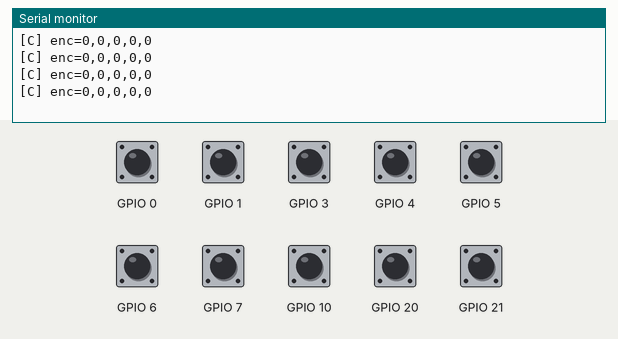
Simulated run of this sketch. Board: ESP32-C3. On the bench: the last lines printed to the serial monitor. The inputs (shaded band) are chosen by the test bench; at power-on: GPIO 0, GPIO 1, GPIO 3–7, GPIO 10, GPIO 20, GPIO 21 HIGH.

Above: at 1.2 s.
1.3 s: GPIO 0 pulled LOW for 0.15 s
At 1.6 s:
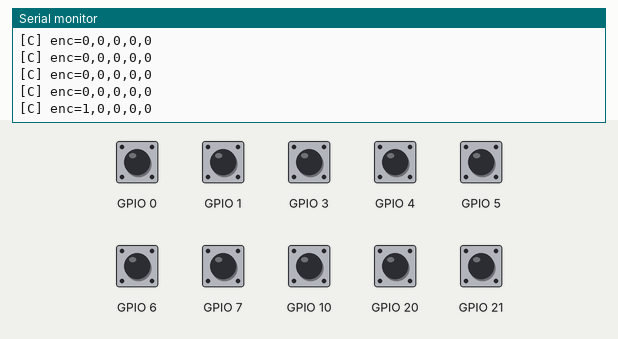
2.9 s: GPIO 1 pulled LOW for 1 s
At 3.28 s:
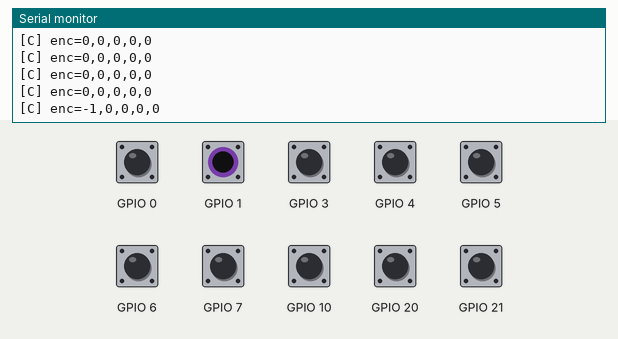
5.4 s: GPIO 3 pulled LOW for 1 s
At 5.8 s:
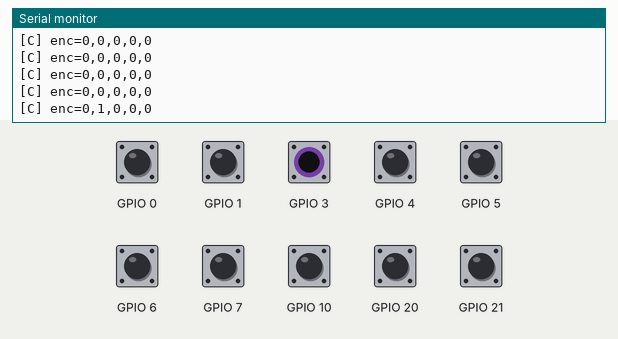
7.9 s: GPIO 4 pulled LOW for 1 s
At 8.32 s:
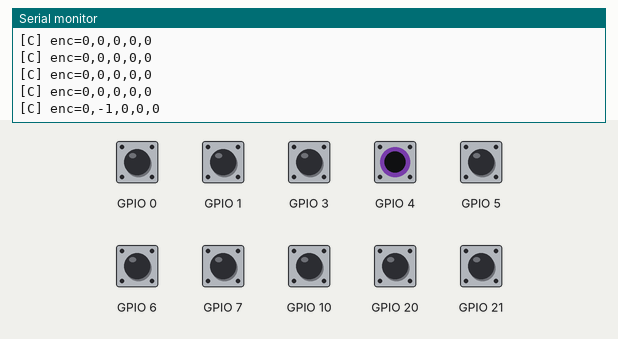
10.4 s: GPIO 5 pulled LOW for 1 s
At 10.84 s:
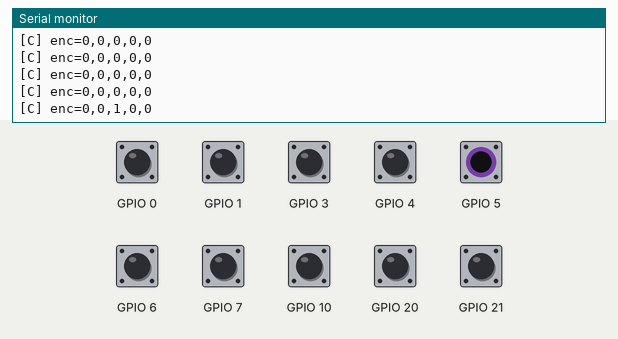
12.9 s: GPIO 6 pulled LOW for 1 s
At 13.37 s:
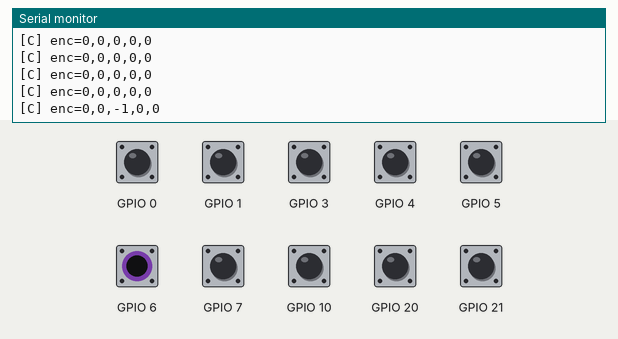
Timing chart, 0 to 15.9 s (numbered marks = the images above; inputs shaded):
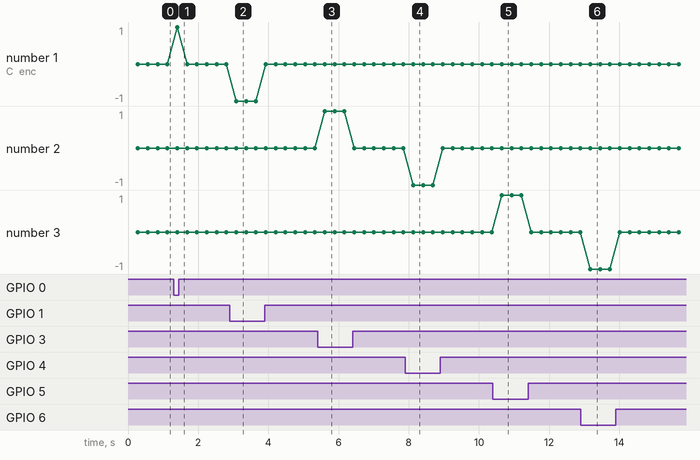

The sketch:

nodeC.ino
```cpp
#include <Arduino.h>

#include "guante_config.h"
#include "guante_protocol.h"
#include "pins.h"

struct EncoderChannel {
  volatile uint32_t *count;
  uint8_t pinA;
  uint8_t pinB;
  int8_t sign;
  volatile uint8_t state;
};

volatile uint32_t encoderRawCounts[guante::FINGER_COUNT] = {0u, 0u, 0u, 0u, 0u};
EncoderChannel channels[guante::FINGER_COUNT];
HardwareSerial &nodeB = Serial1;

static const int8_t QUADRATURE_TRANSITIONS[16] = {
    0, -1, 1, 0,
    1, 0, 0, -1,
    -1, 0, 0, 1,
    0, 1, -1, 0};

void IRAM_ATTR encoderIsr(void *argument) {
  EncoderChannel *channel = static_cast<EncoderChannel *>(argument);
  if (channel == nullptr) return;
  const uint8_t nextState = static_cast<uint8_t>((digitalRead(channel->pinA) << 1) |
                                                  digitalRead(channel->pinB));
  const uint8_t index = static_cast<uint8_t>(((channel->state & 0x03u) << 2) |
                                              (nextState & 0x03u));
  const int8_t transition = QUADRATURE_TRANSITIONS[index];
  if (transition > 0) {
    *channel->count += static_cast<uint32_t>(channel->sign);
  } else if (transition < 0) {
    *channel->count -= static_cast<uint32_t>(channel->sign);
  }
  channel->state = nextState;
}

static void writeUartFrame(const int32_t counts[guante::FINGER_COUNT]) {
  uint8_t payload[guante::BLE_MOTOR_PACKET_LEN];
  guante::packMotors(payload, counts);
  uint8_t wire[70];
  uint8_t wireLength = guante::buildFrame(wire, sizeof(wire), guante::FRAME_ENCODERS,
                                          payload, sizeof(payload));
  if (wireLength > 0u) nodeB.write(wire, wireLength);
}

void setup() {
  Serial.begin(115200);
  nodeB.begin(guante::UART_BAUD, SERIAL_8N1, NODE_C_UART_RX, NODE_C_UART_TX);
  for (uint8_t i = 0u; i < guante::FINGER_COUNT; ++i) {
    channels[i].count = &encoderRawCounts[i];
    channels[i].pinA = ENCODER_A_PINS[i];
    channels[i].pinB = ENCODER_B_PINS[i];
    channels[i].sign = ENCODER_SIGN[i];
    pinMode(channels[i].pinA, INPUT_PULLUP);
    pinMode(channels[i].pinB, INPUT_PULLUP);
    channels[i].state = static_cast<uint8_t>((digitalRead(channels[i].pinA) << 1) |
                                              digitalRead(channels[i].pinB));
    attachInterruptArg(channels[i].pinA, encoderIsr, &channels[i], CHANGE);
    attachInterruptArg(channels[i].pinB, encoderIsr, &channels[i], CHANGE);
  }
}

void loop() {
  static uint32_t lastPublishMs = 0u;
  static uint32_t lastDebugMs = 0u;
  const uint32_t now = millis();
  if (now - lastPublishMs >= guante::MOTOR_PERIOD_MS) {
    lastPublishMs = now;
    int32_t counts[guante::FINGER_COUNT];
    noInterrupts();
    for (uint8_t i = 0u; i < guante::FINGER_COUNT; ++i)
      counts[i] = static_cast<int32_t>(encoderRawCounts[i]);
    interrupts();
    writeUartFrame(counts);

#if GUANTE_SERIAL_DEBUG
    if (now - lastDebugMs >= guante::SERIAL_DEBUG_PERIOD_MS) {
      lastDebugMs = now;
      Serial.print("[C] enc=");
      for (uint8_t i = 0u; i < guante::FINGER_COUNT; ++i) {
        if (i > 0u) Serial.print(',');
        Serial.print(counts[i]);
      }
      Serial.println();
    }
#endif
  }
}
```

guante_protocol.h
```cpp
#ifndef GUANTE_PROTOCOL_H
#define GUANTE_PROTOCOL_H

#include "guante_config.h"
#include <stddef.h>
#include <stdint.h>
#include <string.h>

namespace guante {

static const uint8_t FRAME_SYNC_0 = 0xA5u;
static const uint8_t FRAME_SYNC_1 = 0x5Au;
static const uint8_t UART_MAX_PAYLOAD = 64u;

enum FrameType : uint8_t {
  FRAME_SENSORS = 0x10,
  FRAME_ENCODERS = 0x11,
  FRAME_COMMAND = 0x12,
  FRAME_CLUTCH = 0x13
};

struct UartFrame {
  uint8_t type;
  uint8_t length;
  uint8_t payload[UART_MAX_PAYLOAD];
};

inline uint16_t crc16CcittFalse(const uint8_t *data, size_t length) {
  uint16_t crc = 0xFFFFu;
  for (size_t i = 0; i < length; ++i) {
    crc ^= static_cast<uint16_t>(data[i]) << 8;
    for (uint8_t bit = 0; bit < 8u; ++bit) {
      crc = (crc & 0x8000u) ? static_cast<uint16_t>((crc << 1) ^ 0x1021u)
                              : static_cast<uint16_t>(crc << 1);
    }
  }
  return crc;
}

inline uint16_t readLe16(const uint8_t *p) {
  return static_cast<uint16_t>(p[0]) |
         static_cast<uint16_t>(static_cast<uint16_t>(p[1]) << 8);
}

inline int32_t readLe32Signed(const uint8_t *p) {
  uint32_t value = static_cast<uint32_t>(p[0]) |
                   (static_cast<uint32_t>(p[1]) << 8) |
                   (static_cast<uint32_t>(p[2]) << 16) |
                   (static_cast<uint32_t>(p[3]) << 24);
  int32_t result;
  memcpy(&result, &value, sizeof(result));
  return result;
}

inline void writeLe16(uint8_t *p, uint16_t value) {
  p[0] = static_cast<uint8_t>(value & 0xFFu);
  p[1] = static_cast<uint8_t>((value >> 8) & 0xFFu);
}

inline void writeLe32Signed(uint8_t *p, int32_t value) {
  uint32_t raw;
  memcpy(&raw, &value, sizeof(raw));
  p[0] = static_cast<uint8_t>(raw & 0xFFu);
  p[1] = static_cast<uint8_t>((raw >> 8) & 0xFFu);
  p[2] = static_cast<uint8_t>((raw >> 16) & 0xFFu);
  p[3] = static_cast<uint8_t>((raw >> 24) & 0xFFu);
}

inline uint8_t packSensors(uint8_t *out, uint16_t seq,
                           const uint16_t flex[FINGER_COUNT], uint16_t emg,
                           uint16_t fsr, uint8_t state, uint8_t batteryPct) {
  if (out == NULL || flex == NULL) return 0u;
  writeLe16(out + 0, seq);
  for (uint8_t i = 0; i < FINGER_COUNT; ++i) writeLe16(out + 2u + i * 2u, flex[i]);
  writeLe16(out + 12, emg);
  writeLe16(out + 14, fsr);
  out[16] = state;
  out[17] = batteryPct;
  return BLE_SENSOR_PACKET_LEN;
}

inline uint8_t packMotors(uint8_t *out, const int32_t counts[FINGER_COUNT]) {
  if (out == NULL || counts == NULL) return 0u;
  for (uint8_t i = 0; i < FINGER_COUNT; ++i) writeLe32Signed(out + i * 4u, counts[i]);
  return BLE_MOTOR_PACKET_LEN;
}

inline uint8_t packStatus(uint8_t *out, DeviceState state, ErrorCode error,
                          uint16_t flags) {
  if (out == NULL) return 0u;
  out[0] = static_cast<uint8_t>(state);
  out[1] = static_cast<uint8_t>(error);
  writeLe16(out + 2, flags);
  return BLE_STATUS_PACKET_LEN;
}

class FrameParser {
 public:
  FrameParser() : state_(WAIT_SYNC_0), type_(0u), length_(0u), index_(0u), crcLow_(0u) {}

  void reset() {
    state_ = WAIT_SYNC_0;
    type_ = length_ = index_ = crcLow_ = 0u;
  }

  bool feed(uint8_t byte, UartFrame &frame) {
    switch (state_) {
      case WAIT_SYNC_0:
        if (byte == FRAME_SYNC_0) state_ = WAIT_SYNC_1;
        return false;
      case WAIT_SYNC_1:
        if (byte == FRAME_SYNC_1) {
          state_ = READ_TYPE;
        } else if (byte == FRAME_SYNC_0) {
          state_ = WAIT_SYNC_1;
        } else {
          state_ = WAIT_SYNC_0;
        }
        return false;
      case READ_TYPE:
        type_ = byte;
        state_ = READ_LENGTH;
        return false;
      case READ_LENGTH:
        length_ = byte;
        if (length_ > UART_MAX_PAYLOAD) {
          reset();
        } else if (length_ == 0u) {
          state_ = READ_CRC_LOW;
        } else {
          index_ = 0u;
          state_ = READ_PAYLOAD;
        }
        return false;
      case READ_PAYLOAD:
        payload_[index_++] = byte;
        if (index_ >= length_) state_ = READ_CRC_LOW;
        return false;
      case READ_CRC_LOW:
        crcLow_ = byte;
        state_ = READ_CRC_HIGH;
        return false;
      case READ_CRC_HIGH: {
        uint8_t headerAndPayload[2u + UART_MAX_PAYLOAD];
        headerAndPayload[0] = type_;
        headerAndPayload[1] = length_;
        if (length_ > 0u) memcpy(headerAndPayload + 2, payload_, length_);
        uint16_t expected = crc16CcittFalse(headerAndPayload, 2u + length_);
        uint16_t received = static_cast<uint16_t>(crcLow_) |
                            static_cast<uint16_t>(static_cast<uint16_t>(byte) << 8);
        bool valid = expected == received;
        if (valid) {
          frame.type = type_;
          frame.length = length_;
          if (length_ > 0u) memcpy(frame.payload, payload_, length_);
        }
        reset();
        return valid;
      }
    }
    reset();
    return false;
  }

 private:
  enum State : uint8_t {
    WAIT_SYNC_0,
    WAIT_SYNC_1,
    READ_TYPE,
    READ_LENGTH,
    READ_PAYLOAD,
    READ_CRC_LOW,
    READ_CRC_HIGH
  };
  State state_;
  uint8_t type_;
  uint8_t length_;
  uint8_t index_;
  uint8_t crcLow_;
  uint8_t payload_[UART_MAX_PAYLOAD];
};

inline uint8_t buildFrame(uint8_t *out, size_t capacity, uint8_t type,
                          const uint8_t *payload, uint8_t length) {
  const size_t total = static_cast<size_t>(6u) + length;
  if (out == NULL || length > UART_MAX_PAYLOAD || capacity < total) return 0u;
  out[0] = FRAME_SYNC_0;
  out[1] = FRAME_SYNC_1;
  out[2] = type;
  out[3] = length;
  if (length > 0u && payload != NULL) memcpy(out + 4, payload, length);
  uint16_t crc = crc16CcittFalse(out + 2, static_cast<size_t>(2u) + length);
  out[4u + length] = static_cast<uint8_t>(crc & 0xFFu);
  out[5u + length] = static_cast<uint8_t>((crc >> 8) & 0xFFu);
  return static_cast<uint8_t>(total);
}

} // namespace guante

#endif
```

guante_config.h
```cpp
#ifndef GUANTE_CONFIG_H
#define GUANTE_CONFIG_H

#include <stdint.h>

// Diagnostic output is USB Serial only; it never drives motors or runs in an ISR.
#define GUANTE_SERIAL_DEBUG 1

namespace guante {

static const uint8_t FINGER_COUNT = 5;
static const uint8_t BLE_SENSOR_PACKET_LEN = 18;
static const uint8_t BLE_MOTOR_PACKET_LEN = 20;
static const uint8_t BLE_STATUS_PACKET_LEN = 4;

// Safety values that still require validation on the physical bench.
static const float VBAT_VALID_MAX_V = 8.8f;       // PROVISIONAL
static const float VBAT_CRITICAL_MIN_V = 6.4f;    // PROVISIONAL
static const float VBAT_FULL_V = 8.4f;             // PROVISIONAL
static const float VBAT_CAL_GAIN = 1.0f;           // PROVISIONAL
static const uint32_t VBAT_MAX_AGE_MS = 250u;      // PROVISIONAL
static const uint32_t HEARTBEAT_TIMEOUT_MS = 1250u; // PROVISIONAL
static const uint32_t NODE_A_TIMEOUT_MS = 250u;    // PROVISIONAL
static const uint32_t NODE_C_TIMEOUT_MS = 250u;    // PROVISIONAL
static const uint32_t CLUTCH_SETTLE_MS = 300u;     // PROVISIONAL
static const uint32_t SENSOR_PERIOD_MS = 20u;
static const uint32_t MOTOR_PERIOD_MS = 40u;
static const uint32_t SERIAL_DEBUG_PERIOD_MS = 250u;
static const uint32_t UART_BAUD = 115200u;
static const uint32_t PWM_FREQUENCY_HZ = 20000u;   // PROVISIONAL
static const uint8_t PWM_RESOLUTION_BITS = 12u;

static const uint8_t BENCH_MAX_DUTY_PERCENT = 15u; // PROVISIONAL
static const uint32_t BENCH_MAX_MS = 250u;          // PROVISIONAL

static const uint16_t ADC_RAW_MIN_VALID = 1u;
static const uint16_t ADC_RAW_MAX_VALID = 4094u;
static const uint16_t MIN_FLEX_SPAN = 100u;         // PROVISIONAL
static const uint16_t MIN_EMG_SPAN = 20u;           // PROVISIONAL

static const uint16_t CALIBRATION_MAGIC = 0x474Cu;
static const uint16_t CALIBRATION_FORMAT_VERSION = 1u;

enum DeviceState : uint8_t {
  STATE_IDLE = 0,
  STATE_CALIBRATING = 1,
  STATE_PASSIVE = 2,
  STATE_ASSISTED = 3,
  STATE_ADAPTIVE = 4,
  STATE_SAFE_STOP = 5
};

enum ErrorCode : uint8_t {
  ERR_NONE = 0,
  ERR_INVALID_COMMAND = 1,
  ERR_NOT_CALIBRATED = 2,
  ERR_HEARTBEAT_LOST = 3,
  ERR_FLEX_INVALID = 4,
  ERR_EMG_INVALID = 5,
  ERR_FSR_INVALID = 6,
  ERR_ENCODER_UART_INVALID = 7,
  ERR_OVERCURRENT = 8,
  ERR_OVERTEMPERATURE = 9,
  ERR_BATTERY_CRITICAL = 10,
  ERR_MECHANICAL_LIMIT = 11,
  ERR_DRIVER = 12,
  ERR_CALIBRATION_CORRUPT = 13,
  ERR_STARTUP = 14,
  ERR_STALL = 16
};

enum StatusFlag : uint16_t {
  FLAG_CALIBRATED = 0x0001u,
  FLAG_EMG_OK = 0x0002u,
  FLAG_MOTORS_ENABLED = 0x0004u,
  FLAG_LOW_BATTERY = 0x0008u
};

enum Opcode : uint8_t {
  OP_SET_MODE = 0x01,
  OP_SET_ASSIST_LEVEL = 0x02,
  OP_START = 0x03,
  OP_STOP = 0x04,
  OP_ESTOP = 0x05,
  OP_CAL_EMG_BASELINE = 0x06,
  OP_CAL_EMG_MVC = 0x07,
  OP_CAL_FLEX_OPEN = 0x08,
  OP_CAL_FLEX_CLOSED = 0x09,
  OP_HEARTBEAT = 0x0Au
};

} // namespace guante

#endif
```

pins.h
```cpp
#ifndef NODE_C_PINS_H
#define NODE_C_PINS_H

#include <stdint.h>

// ESP32-C3 Mini wiring supplied for the bench build.
static const uint8_t ENCODER_A_PINS[5] = {0u, 3u, 5u, 7u, 20u};
static const uint8_t ENCODER_B_PINS[5] = {1u, 4u, 6u, 10u, 21u};
static const int8_t ENCODER_SIGN[5] = {1, 1, 1, 1, 1}; // PROVISIONAL: measure direction.
static const int8_t NODE_C_UART_RX = -1; // C -> B only in this phase.
static const int8_t NODE_C_UART_TX = 8;

#endif
```

Measured:
- after the input at 1.3 s, the serial monitor: prints a new line after 0.10 s (image 1)
- after the input at 2.9 s, the serial monitor: prints a new line after 0.18 s (image 2)
- after the input at 5.4 s, the serial monitor: prints a new line after 0.20 s (image 3)
- after the input at 7.9 s, the serial monitor: prints a new line after 0.23 s (image 4)
- after the input at 10.4 s, the serial monitor: prints a new line after 0.25 s (image 5)
- after the input at 12.9 s, the serial monitor: prints a new line after 0.27 s (image 6)
